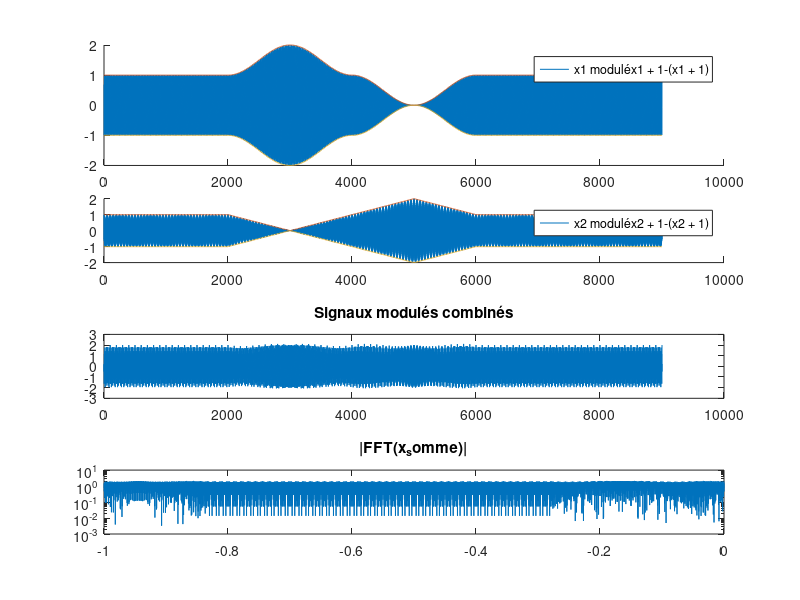
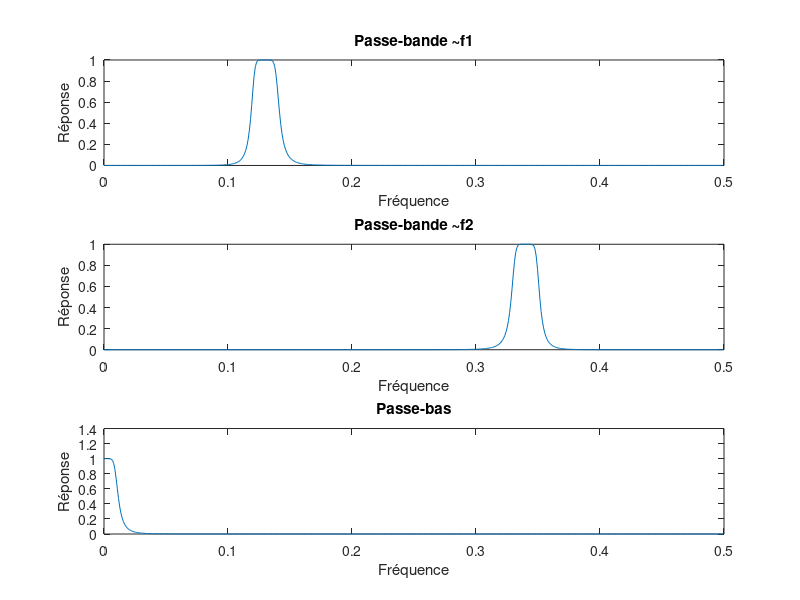
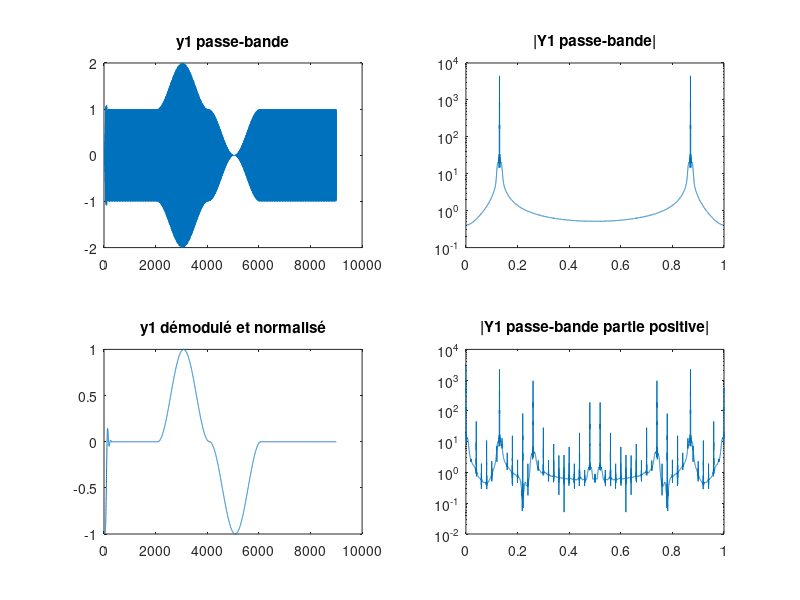
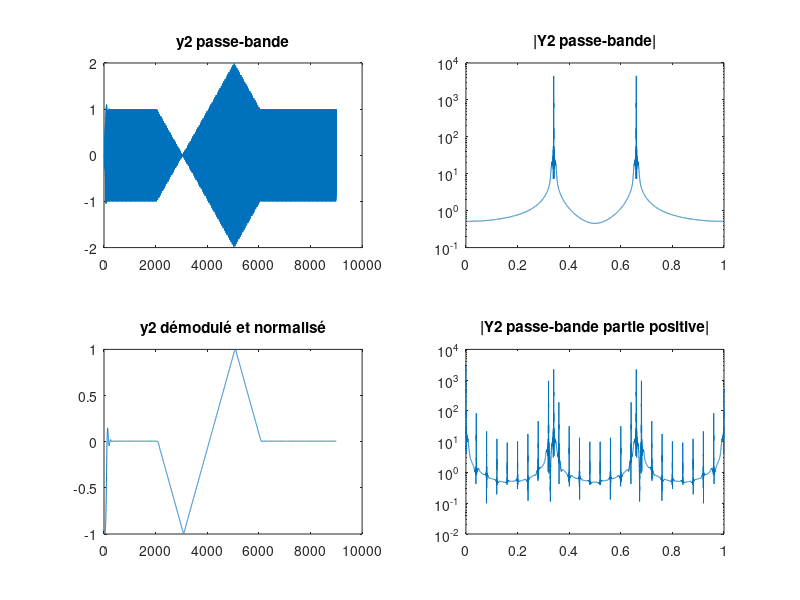

These charts were generated, in order, by the following MATLAB code:
close all;
clear;

%% Constantes

F_E = 1;
F_1 = 0.13;
F_2 = 0.34;

%% Generation des signaux a transmettre
x1 = [ zeros(2000 ,1) ; hanning(2000) ; -hanning(2000)  ; zeros(3000 ,1)]';
x2 = [ zeros(2000 ,1) ; -triang(2000) ; triang(2000)    ; zeros(3000 ,1)]';

nb_echantillons = length(x1);

ts = (1: nb_echantillons); % / F_E;
fs = ts / nb_echantillons;



%% Porteuse
porteuse_f1 = cos(2 * pi * F_1 * ts);
porteuse_f2 = cos(2 * pi * F_2 * ts);

x1_modu = (1 + 1 * x1) .* porteuse_f1;
x2_modu = (1 + 1 * x2) .* porteuse_f2;

x_somme = x1_modu + x2_modu;

mod_x_somme = abs(fftshift(x_somme));

%%
figure("Name", "x1 et x2 modulés")
subplot(3, 1, 1);
hold on;
plot(ts, x1_modu)
plot(ts, x1 + 1)
plot(ts, -x1 - 1)
legend(["x1 modulé", "x1 + 1", "-(x1 + 1)"])


subplot(4, 1, 2)
hold on;
plot(ts, x2_modu)
plot(ts, x2 + 1)
plot(ts, -x2 - 1)
legend(["x2 modulé", "x2 + 1", "-(x2 + 1)"])

subplot(4, 1, 3)
plot(x1_modu + x2_modu)
title("Signaux modulés combinés")


subplot(4, 1, 4)
semilogy(fs - max(fs), mod_x_somme)
title("|FFT(x\_somme)|")

% figure("Name", "mod_x_somme")



% figure("Name", "x1 pp")
% subplot(2, 1, 1);
% semilogy(abs(fft(x1_modu)))

% subplot(2, 1, 2);
% x1_modu_pp = (x1 >0).*x1;

% semilogy(fs, abs(fft(x1_modu_pp)))



%% Generation des filtres

% Passe-bande
[b_f1, a_f1] = butter(4, [0.12 0.14] * 2); % autour de 0.13Hz
[b_f2, a_f2] = butter(4, [0.33 0.35] * 2); % autour de 0.34Hz

% Passe-bas
[b0, a0] = butter(4, 0.02);

figure("Name", "Butter");
subplot(3, 1, 1);
% Reponse frequentielle du filtre entre 0 et fe /2
[H , f ]= freqz (b_f1 ,a_f1 ,[] , F_E ) ;
plot(f, abs(H));
title("Passe-bande ~f1")
xlabel("Fréquence")
ylabel("Réponse")

subplot(3, 1, 2);
% Reponse frequentielle du filtre entre 0 et fe /2
[H , f ]= freqz (b_f2 ,a_f2 ,[] , F_E ) ;
plot(f, abs(H));
title("Passe-bande ~f2")
xlabel("Fréquence")
ylabel("Réponse")

subplot(3, 1, 3);
% Reponse frequentielle du filtre entre 0 et fe /2
[H , f ]= freqz (b0 ,a0 ,[] , F_E ) ;
plot(f, abs(H));
title("Passe-bas")
xlabel("Fréquence")
ylabel("Réponse")



% figure;
% plot(x_somme_pp);
x_somme_pp = (x_somme>0) .* x_somme;

y1_band = filter(b_f1, a_f1, x_somme);
y2_band = filter(b_f2, a_f2, x_somme);

y1_band_pp = (y1_band>0).*y1_band;
y2_band_pp = (y2_band>0).*y2_band;

mod_Y1_band = abs(fft(y1_band));
mod_Y2_band = abs(fft(y2_band));

mod_Y1_band_pp = abs(fft(y1_band_pp));
mod_Y2_band_pp = abs(fft(y2_band_pp));

y1_demodu = filter(b0, a0, y1_band_pp);
y2_demodu = filter(b0, a0, y2_band_pp);

% y1_norma = y1_demodu - mean(y1_demodu);
% y1_norma = y1_norma / max(y1_norma);

% y2_norma = y2_demodu - mean(y2_demodu);
% y2_norma = y2_norma / max(y2_norma);

y1_norma = rescale(y1_demodu, -1, 1);
y2_norma = rescale(y2_demodu, -1, 1);


figure("Name", "Démodulation de x1");
subplot(2, 2, 1)
plot(ts, y1_band);
title("y1 passe-bande")

subplot(2, 2, 2)
semilogy(fs, mod_Y1_band)
title("|Y1 passe-bande|")

subplot(2, 2, 4)
semilogy(fs, mod_Y1_band_pp)
title("|Y1 passe-bande partie positive|")

subplot(2, 2, 3)
plot(ts, y1_norma);
title("y1 démodulé et normalisé")


figure("Name", "Démodulation de x2");
subplot(2, 2, 1)
plot(ts, y2_band);
title("y2 passe-bande")

subplot(2, 2, 2)
semilogy(fs, abs(fft(y2_band)))
title("|Y2 passe-bande|")

subplot(2, 2, 4)
semilogy(fs, abs(fft(y2_band_pp)))
title("|Y2 passe-bande partie positive|")

subplot(2, 2, 3)
plot(ts, y2_norma);
title("y2 démodulé et normalisé")


